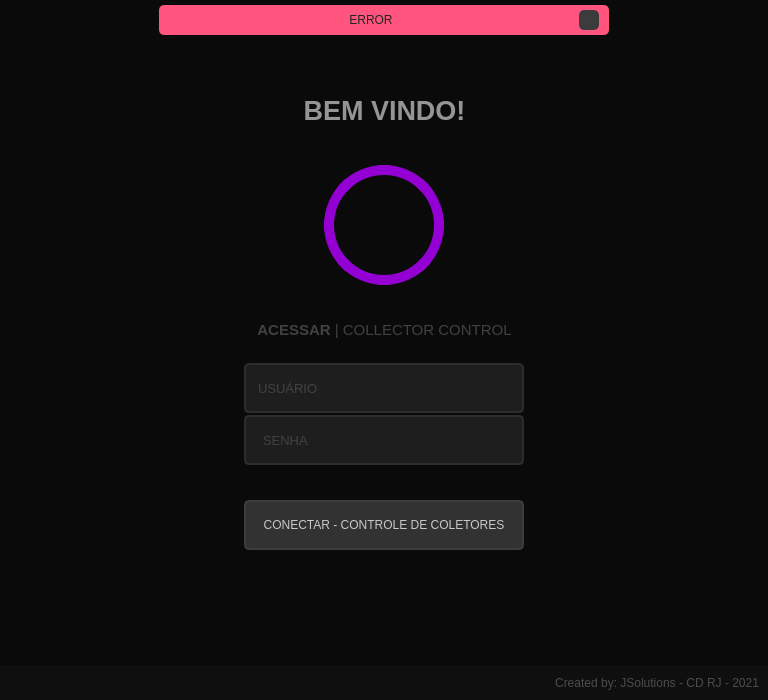
<?xml version="1.0" encoding="UTF-8"?>
<ui version="4.0">
 <class>MainWindow</class>
 <widget class="QMainWindow" name="MainWindow">
  <property name="geometry">
   <rect>
    <x>0</x>
    <y>0</y>
    <width>768</width>
    <height>700</height>
   </rect>
  </property>
  <property name="minimumSize">
   <size>
    <width>500</width>
    <height>700</height>
   </size>
  </property>
  <property name="font">
   <font>
    <family>Segoe UI</family>
    <pointsize>10</pointsize>
   </font>
  </property>
  <property name="windowTitle">
   <string>Login</string>
  </property>
  <property name="windowIcon">
   <iconset>
    <normaloff>:/Icon/Images/Icon.ico</normaloff>:/Icon/Images/Icon.ico</iconset>
  </property>
  <property name="styleSheet">
   <string notr="true">color: rgb(200, 200, 200);
background-color: rgb(10, 10, 10);</string>
  </property>
  <widget class="QWidget" name="centralwidget">
   <layout class="QVBoxLayout" name="verticalLayout">
    <property name="spacing">
     <number>0</number>
    </property>
    <property name="leftMargin">
     <number>0</number>
    </property>
    <property name="topMargin">
     <number>0</number>
    </property>
    <property name="rightMargin">
     <number>0</number>
    </property>
    <property name="bottomMargin">
     <number>0</number>
    </property>
    <item>
     <widget class="QFrame" name="top_bar">
      <property name="maximumSize">
       <size>
        <width>16777215</width>
        <height>35</height>
       </size>
      </property>
      <property name="styleSheet">
       <string notr="true"/>
      </property>
      <property name="frameShape">
       <enum>QFrame::NoFrame</enum>
      </property>
      <property name="frameShadow">
       <enum>QFrame::Raised</enum>
      </property>
      <layout class="QHBoxLayout" name="horizontalLayout_2">
       <property name="spacing">
        <number>0</number>
       </property>
       <property name="leftMargin">
        <number>0</number>
       </property>
       <property name="topMargin">
        <number>5</number>
       </property>
       <property name="rightMargin">
        <number>0</number>
       </property>
       <property name="bottomMargin">
        <number>0</number>
       </property>
       <item>
        <widget class="QFrame" name="frame_error">
         <property name="maximumSize">
          <size>
           <width>450</width>
           <height>16777215</height>
          </size>
         </property>
         <property name="styleSheet">
          <string notr="true">background-color: rgb(255, 85, 127);
border-radius: 5px;</string>
         </property>
         <property name="frameShape">
          <enum>QFrame::StyledPanel</enum>
         </property>
         <property name="frameShadow">
          <enum>QFrame::Raised</enum>
         </property>
         <layout class="QHBoxLayout" name="horizontalLayout_3">
          <property name="leftMargin">
           <number>10</number>
          </property>
          <property name="topMargin">
           <number>3</number>
          </property>
          <property name="rightMargin">
           <number>10</number>
          </property>
          <property name="bottomMargin">
           <number>3</number>
          </property>
          <item>
           <widget class="QLabel" name="label_error">
            <property name="styleSheet">
             <string notr="true">color: rgb(35, 35, 35);</string>
            </property>
            <property name="text">
             <string>ERROR</string>
            </property>
            <property name="alignment">
             <set>Qt::AlignCenter</set>
            </property>
           </widget>
          </item>
          <item>
           <widget class="QPushButton" name="pushButton_close_pupup">
            <property name="maximumSize">
             <size>
              <width>20</width>
              <height>20</height>
             </size>
            </property>
            <property name="styleSheet">
             <string notr="true">QPushButton {
	border-radius: 5px;	
	background-image: url(:/Close_Image/Images/cil-x.png);
	background-position: center;	
	background-color: rgb(60, 60, 60);
	color: rgb(255, 250, 250);
}
QPushButton:hover {
	background-color: rgb(50, 50, 50);	
	color: rgb(200, 200, 200);
}
QPushButton:pressed {
	background-color: rgb(35, 35, 35);	
	color: rgb(200, 200, 200);
}</string>
            </property>
            <property name="text">
             <string/>
            </property>
           </widget>
          </item>
         </layout>
        </widget>
       </item>
      </layout>
     </widget>
    </item>
    <item>
     <widget class="QFrame" name="content">
      <property name="styleSheet">
       <string notr="true"/>
      </property>
      <property name="frameShape">
       <enum>QFrame::NoFrame</enum>
      </property>
      <property name="frameShadow">
       <enum>QFrame::Raised</enum>
      </property>
      <layout class="QHBoxLayout" name="horizontalLayout">
       <item>
        <widget class="QFrame" name="login_area">
         <property name="maximumSize">
          <size>
           <width>450</width>
           <height>550</height>
          </size>
         </property>
         <property name="styleSheet">
          <string notr="true">border-radius: 10px;</string>
         </property>
         <property name="frameShape">
          <enum>QFrame::NoFrame</enum>
         </property>
         <property name="frameShadow">
          <enum>QFrame::Raised</enum>
         </property>
         <widget class="QFrame" name="avatar">
          <property name="geometry">
           <rect>
            <x>165</x>
            <y>90</y>
            <width>120</width>
            <height>120</height>
           </rect>
          </property>
          <property name="styleSheet">
           <string notr="true">QFrame {
	background-image: url(:/Close_Image/Images/avatar.png);
	border-radius: 60px;
	border: 10px solid rgb(148, 0,211);
	background-position: center;
}
QFrame:hover {
	border: 10px solid rgb(153, 51, 153);
}

</string>
          </property>
          <property name="frameShape">
           <enum>QFrame::StyledPanel</enum>
          </property>
          <property name="frameShadow">
           <enum>QFrame::Raised</enum>
          </property>
         </widget>
         <widget class="QLineEdit" name="lineEdit_user">
          <property name="geometry">
           <rect>
            <x>85</x>
            <y>288</y>
            <width>280</width>
            <height>50</height>
           </rect>
          </property>
          <property name="font">
           <font>
            <family>Segoe UI</family>
            <pointsize>10</pointsize>
           </font>
          </property>
          <property name="styleSheet">
           <string notr="true">QLineEdit {
	border: 2px solid rgb(45, 45, 45);
	border-radius: 5px;
	padding: 10px;
	background-color: rgb(30, 30, 30);	
	color: rgb(100, 100, 100);
}
QLineEdit:hover {
	border: 2px solid rgb(55, 55, 55);
}
QLineEdit:focus {
	border: 2px solid rgb(148, 0, 211);	
	color: rgb(148, 0, 211);
}</string>
          </property>
          <property name="maxLength">
           <number>32</number>
          </property>
          <property name="placeholderText">
           <string>USUÁRIO</string>
          </property>
         </widget>
         <widget class="QLineEdit" name="lineEdit_password">
          <property name="geometry">
           <rect>
            <x>85</x>
            <y>340</y>
            <width>280</width>
            <height>50</height>
           </rect>
          </property>
          <property name="font">
           <font>
            <family>Segoe UI</family>
            <pointsize>10</pointsize>
           </font>
          </property>
          <property name="styleSheet">
           <string notr="true">QLineEdit {
	border: 2px solid rgb(45, 45, 45);
	border-radius: 5px;
	padding: 15px;
	background-color: rgb(30, 30, 30);	
	color: rgb(100, 100, 100);
}
QLineEdit:hover {
	border: 2px solid rgb(55, 55, 55);
}
QLineEdit:focus {
	border: 2px solid rgb(148, 0, 211);		
	color: rgb(148, 0, 211);
}</string>
          </property>
          <property name="maxLength">
           <number>16</number>
          </property>
          <property name="echoMode">
           <enum>QLineEdit::Password</enum>
          </property>
          <property name="placeholderText">
           <string>SENHA</string>
          </property>
         </widget>
         <widget class="QPushButton" name="pushButton_login">
          <property name="geometry">
           <rect>
            <x>85</x>
            <y>425</y>
            <width>280</width>
            <height>50</height>
           </rect>
          </property>
          <property name="styleSheet">
           <string notr="true">QPushButton {	
	background-color: rgb(50, 50, 50);
	border: 2px solid rgb(60, 60, 60);
	border-radius: 5px;
}
QPushButton:hover {	
	background-color: rgb(60, 60, 60);
	border: 2px solid rgb(70, 70, 70);
}
QPushButton:pressed {	
	background-color: rgb(148, 0, 211);
	border: 2px solid rgb(128, 0, 128);	
	color: rgb(255, 255, 255);
	
}</string>
          </property>
          <property name="text">
           <string>CONECTAR - CONTROLE DE COLETORES</string>
          </property>
         </widget>
         <widget class="QLabel" name="label">
          <property name="geometry">
           <rect>
            <x>60</x>
            <y>10</y>
            <width>331</width>
            <height>51</height>
           </rect>
          </property>
          <property name="styleSheet">
           <string notr="true">color: rgb(95, 95, 95);</string>
          </property>
          <property name="text">
           <string>&lt;html&gt;&lt;head/&gt;&lt;body&gt;&lt;p align=&quot;center&quot;&gt;&lt;span style=&quot; font-size:20pt; font-weight:600; color:#959595;&quot;&gt;BEM VINDO!&lt;/span&gt;&lt;/p&gt;&lt;/body&gt;&lt;/html&gt;</string>
          </property>
         </widget>
         <widget class="QLabel" name="label_2">
          <property name="geometry">
           <rect>
            <x>60</x>
            <y>230</y>
            <width>331</width>
            <height>51</height>
           </rect>
          </property>
          <property name="styleSheet">
           <string notr="true">color:  rgb(55, 55, 55);</string>
          </property>
          <property name="text">
           <string>&lt;html&gt;&lt;head/&gt;&lt;body&gt;&lt;p align=&quot;center&quot;&gt;&lt;span style=&quot; font-size:11pt; font-weight:600; color:#414141;&quot;&gt;ACESSAR&lt;/span&gt;&lt;span style=&quot; font-size:11pt; color:#414141;&quot;&gt; | COLLECTOR CONTROL&lt;/span&gt;&lt;/p&gt;&lt;/body&gt;&lt;/html&gt;</string>
          </property>
         </widget>
        </widget>
       </item>
      </layout>
     </widget>
    </item>
    <item>
     <widget class="QFrame" name="bottom">
      <property name="maximumSize">
       <size>
        <width>16777215</width>
        <height>35</height>
       </size>
      </property>
      <property name="styleSheet">
       <string notr="true">background-color: rgb(15, 15, 15)</string>
      </property>
      <property name="frameShape">
       <enum>QFrame::NoFrame</enum>
      </property>
      <property name="frameShadow">
       <enum>QFrame::Raised</enum>
      </property>
      <layout class="QVBoxLayout" name="verticalLayout_2">
       <item>
        <widget class="QLabel" name="label_credits">
         <property name="font">
          <font>
           <family>Segoe UI</family>
          </font>
         </property>
         <property name="styleSheet">
          <string notr="true">color: rgb(75, 75, 75);</string>
         </property>
         <property name="text">
          <string>Created by: JSolutions - CD RJ - 2021</string>
         </property>
         <property name="alignment">
          <set>Qt::AlignRight|Qt::AlignTrailing|Qt::AlignVCenter</set>
         </property>
        </widget>
       </item>
      </layout>
     </widget>
    </item>
   </layout>
  </widget>
  <widget class="QMenuBar" name="menubar">
   <property name="geometry">
    <rect>
     <x>0</x>
     <y>0</y>
     <width>768</width>
     <height>21</height>
    </rect>
   </property>
  </widget>
 </widget>
 <resources>
  <include location="file_rc.qrc"/>
 </resources>
 <connections/>
</ui>
